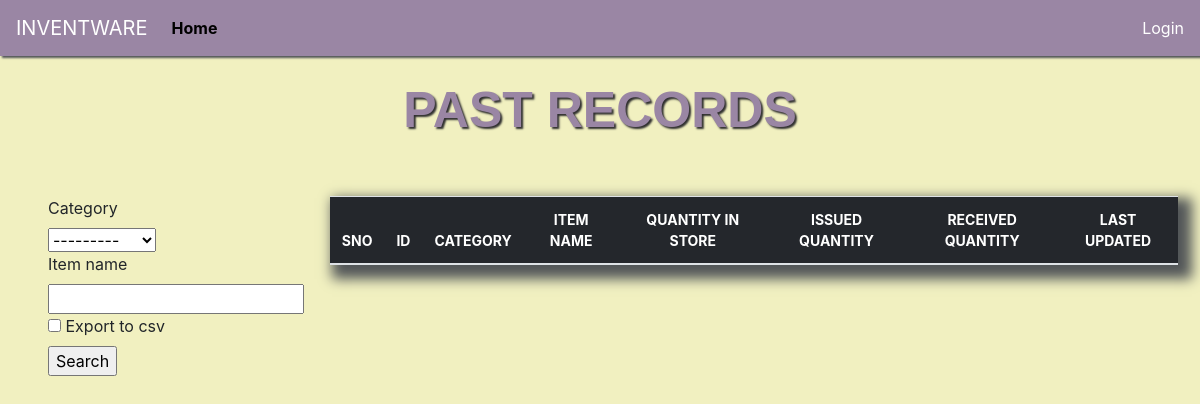
Page /list_history/ on the earlier database version.
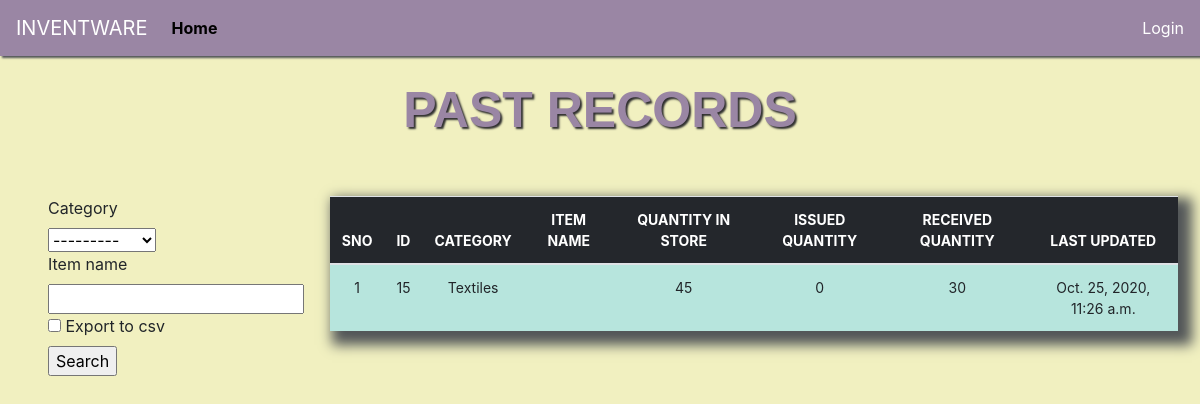
Same page on the later database version.
### inventory_mgmt/models.py (models this page shows)
class StockHistory(models.Model):
	category = models.ForeignKey(Category, on_delete=models.CASCADE, blank=True, null=True)
	item_name = models.CharField(max_length=50, blank=True, null=True)
	quantity = models.IntegerField(default='0', blank=True, null=True)
	receive_quantity = models.IntegerField(default='0', blank=True, null=True)
	receive_by = models.CharField(max_length=50, blank=True, null=True)
	issue_quantity = models.IntegerField(default='0', blank=True, null=True)
	issue_by = models.CharField(max_length=50, blank=True, null=True)
	issue_to = models.CharField(max_length=50, blank=True, null=True)
	phone_number = models.CharField(max_length=50, blank=True, null=True)
	created_by = models.CharField(max_length=50, blank=True, null=True)
	reorder_level = models.IntegerField(default='0', blank=True, null=True)
	last_updated = models.DateTimeField(auto_now_add=False, auto_now=False, null=True)
	timestamp = models.DateTimeField(auto_now_add=False, auto_now=False, null=True)

class Category(models.Model):
	name = models.CharField(max_length=50, blank=True, null=True)
	class Meta:
		verbose_name_plural ="Categories"
	def __str__(self):
		return self.name

### inventory_mgmt/views.py (the view, shortened to what this page needs)
# urls.py: path('list_history/', views.list_history, name='list_history'),
def list_history(request):
	header = 'LIST OF ITEMS'
	queryset = StockHistory.objects.all()
	form = StockSearchForm(request.POST or None)
	context = {
		"header": header,
		"queryset": queryset,
		"form" : form,
	}
	return render(request, "list_history.html",context)

### inventory_mgmt/forms.py
class StockSearchForm(forms.ModelForm):
	export_to_CSV = forms.BooleanField(required=False)
	class Meta:
		model = Stock
		fields = ['category', 'item_name']

### inventory_mgmt/templates/list_history.html (shortened to what this page needs)
{% load static %}
{% load crispy_forms_tags %}
<!DOCTYPE html>
<html lang="en">
  <head>
    <link
      rel="stylesheet"
      href="https://stackpath.bootstrapcdn.com/bootstrap/4.4.1/css/bootstrap.min.css"
    />
    <link href="{% static 'css/style.css' %}" rel="stylesheet" />
    <link rel="stylesheet" href="https://stackpath.bootstrapcdn.com/font-awesome/4.7.0/css/font-awesome.min.css">
  </head>
  <body>
    {% include 'navbar.html'%}
    <br>
    <h1 class="header"><center>PAST RECORDS </center></h1><br><br>
    <div class="row">
      <div class="col-sm-12 coll-md-12 col-lg-3 mb-4">
        <form method='POST' action='' class="px-5">
            {{form|crispy}}
            <input type="submit" value='Search'/>
        </form>
      </div>
      <div class="col-sm-12 col-md-12 col-lg-9 mb-4">
        <div class="display_table">
            <table class='table'>
              <thead>
                <tr>
                  <th>SNO</th>
                  <th>ID</th>
                  <th>CATEGORY</th>
                  <th>ITEM NAME</th>
                  <th>QUANTITY IN STORE</th>
                  <th>ISSUED QUANTITY</th>
                  <th>RECEIVED QUANTITY</th>
                  <th>LAST UPDATED</th>
                </tr>
              </thead>
            {% for instance in queryset %}
                <tr>
                  <td>{{forloop.counter}}</td>
                  <td>{{instance.id}}</td>
                  <td>{{instance.category}}</td>
                  <td><{{instance.item_name}}</td>
                  <td>{{instance.quantity}}</td>
                  <td>{{instance.issue_quantity}}</td>
                  <td>{{instance.receive_quantity}}</td>
                  <td>{{instance.last_updated}}</td>
                </tr>
            {% endfor %}
          </table>
        </div>
      </div>
    </div>
  </body>
</html>

Differences in the rows shown:
added StockHistory: id "15", category "Textiles", quantity "45", issue_quantity "0", receive_quantity "30", last_updated "Oct. 25, 2020, 11:26 a.m."
